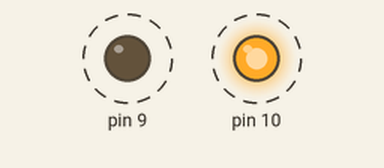
Simulated run of this sketch. Board: Arduino Uno, built with avr-gcc and run on an emulated ATmega328P. Parts: output pins drawn as LEDs (lit = HIGH). Dashed ring = blinking.

Above: at 0.1 s.
Timing chart, 0 to 3.0 s (numbered marks = the images above):
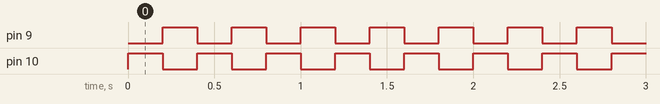

The sketch:

cakarProject.ino
```cpp
void setup() {
  pinMode(10,OUTPUT);
  pinMode(9,OUTPUT);

}

void loop() {
  digitalWrite(10, HIGH);
  digitalWrite(9, LOW);
  delay(200);
  digitalWrite(9, HIGH);
  digitalWrite(10, LOW);
  delay(200);

}
```

Measured:
- by itself, pin 9, pin 10: alternates HIGH for 0.20 s and LOW for 0.20 s
